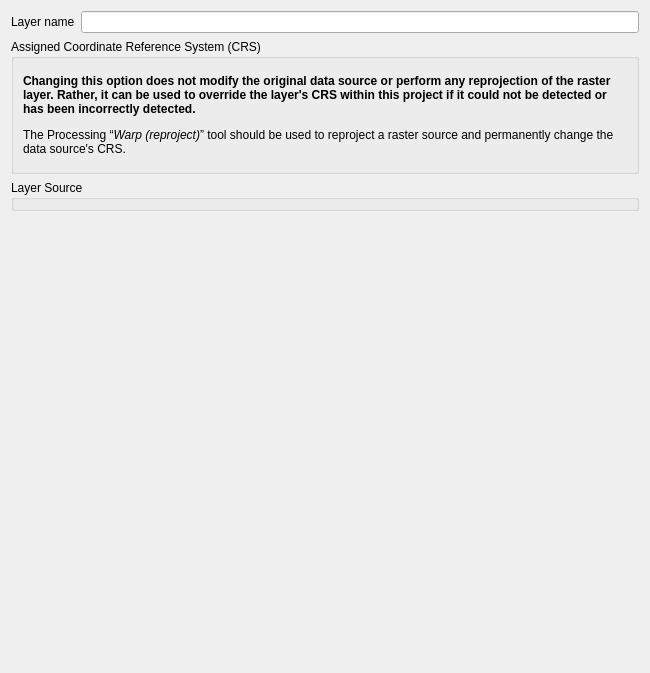
             <widget class="QWidget" name="scrollAreaWidgetContents_3">
              <property name="geometry">
               <rect>
                <x>0</x>
                <y>0</y>
                <width>650</width>
                <height>673</height>
               </rect>
              </property>
              <layout class="QVBoxLayout" name="verticalLayout_7">
               <item>
                <layout class="QHBoxLayout" name="horizontalLayout_14">
                 <item>
                  <widget class="QLabel" name="label_8">
                   <property name="text">
                    <string>Layer name</string>
                   </property>
                  </widget>
                 </item>
                 <item>
                  <widget class="QLineEdit" name="mLayerOrigNameLineEd"/>
                 </item>
                </layout>
               </item>
               <item>
                <widget class="QgsCollapsibleGroupBox" name="mCrsGroupBox">
                 <property name="focusPolicy">
                  <enum>Qt::StrongFocus</enum>
                 </property>
                 <property name="title">
                  <string>Assigned Coordinate Reference System (CRS)</string>
                 </property>
                 <property name="checkable">
                  <bool>false</bool>
                 </property>
                 <property name="syncGroup" stdset="0">
                  <string notr="true">vectorgeneral</string>
                 </property>
                 <layout class="QVBoxLayout" name="verticalLayout_28">
                  <property name="spacing">
                   <number>6</number>
                  </property>
                  <item>
                   <widget class="QgsProjectionSelectionWidget" name="mCrsSelector" native="true">
                    <property name="focusPolicy">
                     <enum>Qt::StrongFocus</enum>
                    </property>
                   </widget>
                  </item>
                  <item>
                   <widget class="QLabel" name="label_17">
                    <property name="text">
                     <string>&lt;html&gt;&lt;head/&gt;&lt;body&gt;&lt;p&gt;&lt;span style=&quot; font-weight:600;&quot;&gt;Changing this option does not modify the original data source or perform any reprojection of the raster layer. Rather, it can be used to override the layer's CRS within this project if it could not be detected or has been incorrectly detected.&lt;/span&gt;&lt;/p&gt;&lt;p&gt;The Processing “&lt;span style=&quot; font-style:italic;&quot;&gt;Warp (reproject)&lt;/span&gt;” tool should be used to reproject a raster source and permanently change the data source's CRS.&lt;/p&gt;&lt;/body&gt;&lt;/html&gt;</string>
                    </property>
                    <property name="textFormat">
                     <enum>Qt::RichText</enum>
                    </property>
                    <property name="wordWrap">
                     <bool>true</bool>
                    </property>
                   </widget>
                  </item>
                  <item>
                   <widget class="Line" name="line_4">
                    <property name="orientation">
                     <enum>Qt::Vertical</enum>
                    </property>
                   </widget>
                  </item>
                 </layout>
                </widget>
               </item>
               <item>
                <widget class="QgsCollapsibleGroupBox" name="mSourceGroupBox">
                 <property name="title">
                  <string>Layer Source</string>
                 </property>
                </widget>
               </item>
               <item>
                <spacer name="verticalSpacer_3">
                 <property name="orientation">
                  <enum>Qt::Vertical</enum>
                 </property>
                 <property name="sizeType">
                  <enum>QSizePolicy::Expanding</enum>
                 </property>
                 <property name="sizeHint" stdset="0">
                  <size>
                   <width>17</width>
                   <height>111</height>
                  </size>
                 </property>
                </spacer>
               </item>
              </layout>
             </widget>
